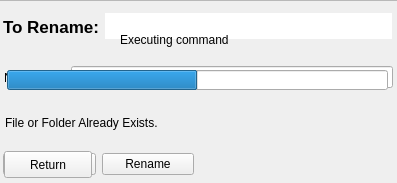
<?xml version="1.0" encoding="UTF-8"?>
<ui version="4.0">
 <class>MainWindow</class>
 <widget class="QMainWindow" name="MainWindow">
  <property name="geometry">
   <rect>
    <x>0</x>
    <y>0</y>
    <width>397</width>
    <height>183</height>
   </rect>
  </property>
  <property name="sizePolicy">
   <sizepolicy hsizetype="Fixed" vsizetype="Fixed">
    <horstretch>0</horstretch>
    <verstretch>0</verstretch>
   </sizepolicy>
  </property>
  <property name="minimumSize">
   <size>
    <width>397</width>
    <height>183</height>
   </size>
  </property>
  <property name="maximumSize">
   <size>
    <width>397</width>
    <height>183</height>
   </size>
  </property>
  <property name="windowTitle">
   <string>Archon - Rename File</string>
  </property>
  <widget class="QWidget" name="centralwidget">
   <widget class="QLabel" name="error">
    <property name="geometry">
     <rect>
      <x>5</x>
      <y>113</y>
      <width>389</width>
      <height>19</height>
     </rect>
    </property>
    <property name="text">
     <string>File or Folder Already Exists.</string>
    </property>
   </widget>
   <widget class="QWidget" name="horizontalLayoutWidget_3">
    <property name="geometry">
     <rect>
      <x>3</x>
      <y>150</y>
      <width>191</width>
      <height>29</height>
     </rect>
    </property>
    <layout class="QHBoxLayout" name="horizontalLayout_3">
     <item>
      <widget class="QPushButton" name="cancel">
       <property name="focusPolicy">
        <enum>Qt::ClickFocus</enum>
       </property>
       <property name="text">
        <string>Cancel</string>
       </property>
      </widget>
     </item>
     <item>
      <widget class="QPushButton" name="rename">
       <property name="text">
        <string>Rename</string>
       </property>
      </widget>
     </item>
    </layout>
   </widget>
   <widget class="QWidget" name="horizontalLayoutWidget">
    <property name="geometry">
     <rect>
      <x>3</x>
      <y>10</y>
      <width>389</width>
      <height>33</height>
     </rect>
    </property>
    <layout class="QHBoxLayout" name="horizontalLayout">
     <property name="spacing">
      <number>6</number>
     </property>
     <item>
      <widget class="QLabel" name="label">
       <property name="font">
        <font>
         <pointsize>13</pointsize>
         <weight>75</weight>
         <bold>true</bold>
        </font>
       </property>
       <property name="text">
        <string>To Rename:</string>
       </property>
      </widget>
     </item>
     <item>
      <widget class="QLineEdit" name="title">
       <property name="font">
        <font>
         <pointsize>13</pointsize>
         <weight>75</weight>
         <bold>true</bold>
        </font>
       </property>
       <property name="focusPolicy">
        <enum>Qt::NoFocus</enum>
       </property>
       <property name="frame">
        <bool>false</bool>
       </property>
       <property name="readOnly">
        <bool>true</bool>
       </property>
      </widget>
     </item>
    </layout>
   </widget>
   <widget class="QWidget" name="horizontalLayoutWidget_2">
    <property name="geometry">
     <rect>
      <x>4</x>
      <y>63</y>
      <width>389</width>
      <height>29</height>
     </rect>
    </property>
    <layout class="QHBoxLayout" name="horizontalLayout_2">
     <item>
      <widget class="QLabel" name="label_2">
       <property name="text">
        <string>New name:</string>
       </property>
      </widget>
     </item>
     <item>
      <widget class="QLineEdit" name="new_name"/>
     </item>
    </layout>
   </widget>
   <widget class="QFrame" name="frame">
    <property name="geometry">
     <rect>
      <x>-10</x>
      <y>0</y>
      <width>411</width>
      <height>191</height>
     </rect>
    </property>
    <property name="focusPolicy">
     <enum>Qt::ClickFocus</enum>
    </property>
    <property name="frameShape">
     <enum>QFrame::StyledPanel</enum>
    </property>
    <property name="frameShadow">
     <enum>QFrame::Raised</enum>
    </property>
    <widget class="QProgressBar" name="progressBar">
     <property name="geometry">
      <rect>
       <x>17</x>
       <y>70</y>
       <width>381</width>
       <height>20</height>
      </rect>
     </property>
     <property name="value">
      <number>50</number>
     </property>
     <property name="textVisible">
      <bool>false</bool>
     </property>
     <property name="textDirection">
      <enum>QProgressBar::TopToBottom</enum>
     </property>
    </widget>
    <widget class="QLabel" name="error2">
     <property name="geometry">
      <rect>
       <x>170</x>
       <y>120</y>
       <width>67</width>
       <height>19</height>
      </rect>
     </property>
     <property name="text">
      <string/>
     </property>
    </widget>
    <widget class="QPushButton" name="return_2">
     <property name="geometry">
      <rect>
       <x>14</x>
       <y>151</y>
       <width>88</width>
       <height>27</height>
      </rect>
     </property>
     <property name="text">
      <string>Return</string>
     </property>
    </widget>
    <widget class="QLabel" name="command_label">
     <property name="geometry">
      <rect>
       <x>130</x>
       <y>30</y>
       <width>151</width>
       <height>19</height>
      </rect>
     </property>
     <property name="text">
      <string>Executing command</string>
     </property>
    </widget>
    <zorder>error2</zorder>
    <zorder>return_2</zorder>
    <zorder>progressBar</zorder>
    <zorder>command_label</zorder>
   </widget>
  </widget>
 </widget>
 <resources/>
 <connections>
  <connection>
   <sender>cancel</sender>
   <signal>clicked()</signal>
   <receiver>MainWindow</receiver>
   <slot>close()</slot>
   <hints>
    <hint type="sourcelabel">
     <x>29</x>
     <y>159</y>
    </hint>
    <hint type="destinationlabel">
     <x>83</x>
     <y>456</y>
    </hint>
   </hints>
  </connection>
 </connections>
</ui>
